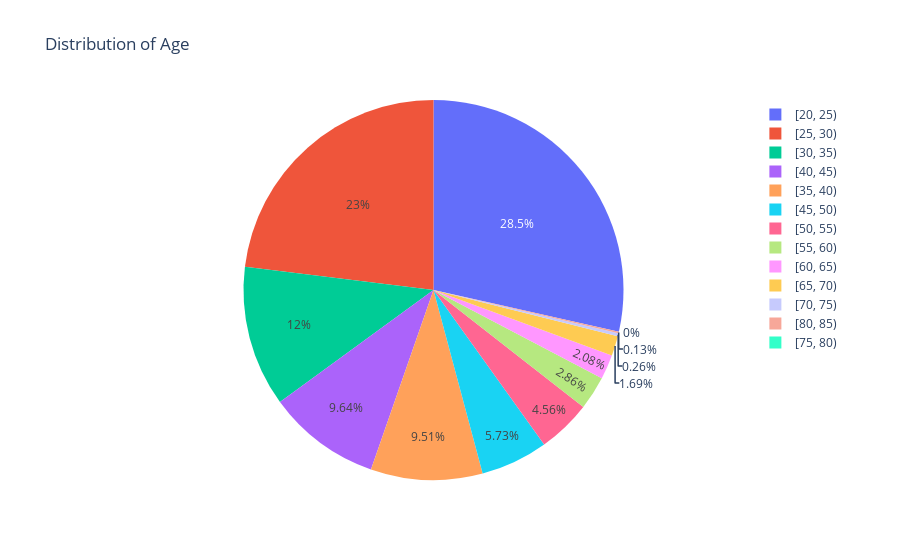

This figure's notebook cell:
### Code cell
age_intervals=pd.cut(df['Age'], bins=range(min(df['Age'])-1,max(df['Age'])+5,5), right=False)
age_counts=age_intervals.value_counts()
fig=go.Figure(data=[go.Pie(labels=age_counts.index.astype(str), values=age_counts.values)])
fig.update_layout(title_text='Distribution of Age')
fig.show()

### Figure 1 — Plotly figure (JSON) as saved in the notebook; plotly's stock layout.template omitted (floating-point values rounded to 4 significant figures)
{"data": [{"labels": ["[20, 25)", "[25, 30)", "[30, 35)", "[40, 45)", "[35, 40)", "[45, 50)", "[50, 55)", "[55, 60)", "[60, 65)", "[65, 70)", "[70, 75)", "[80, 85)", "[75, 80)"], "type": "pie", "values": [219, 177, 92, 74, 73, 44, 35, 22, 16, 13, 2, 1, 0]}], "layout": {"title": {"text": "Distribution of Age"}}}
